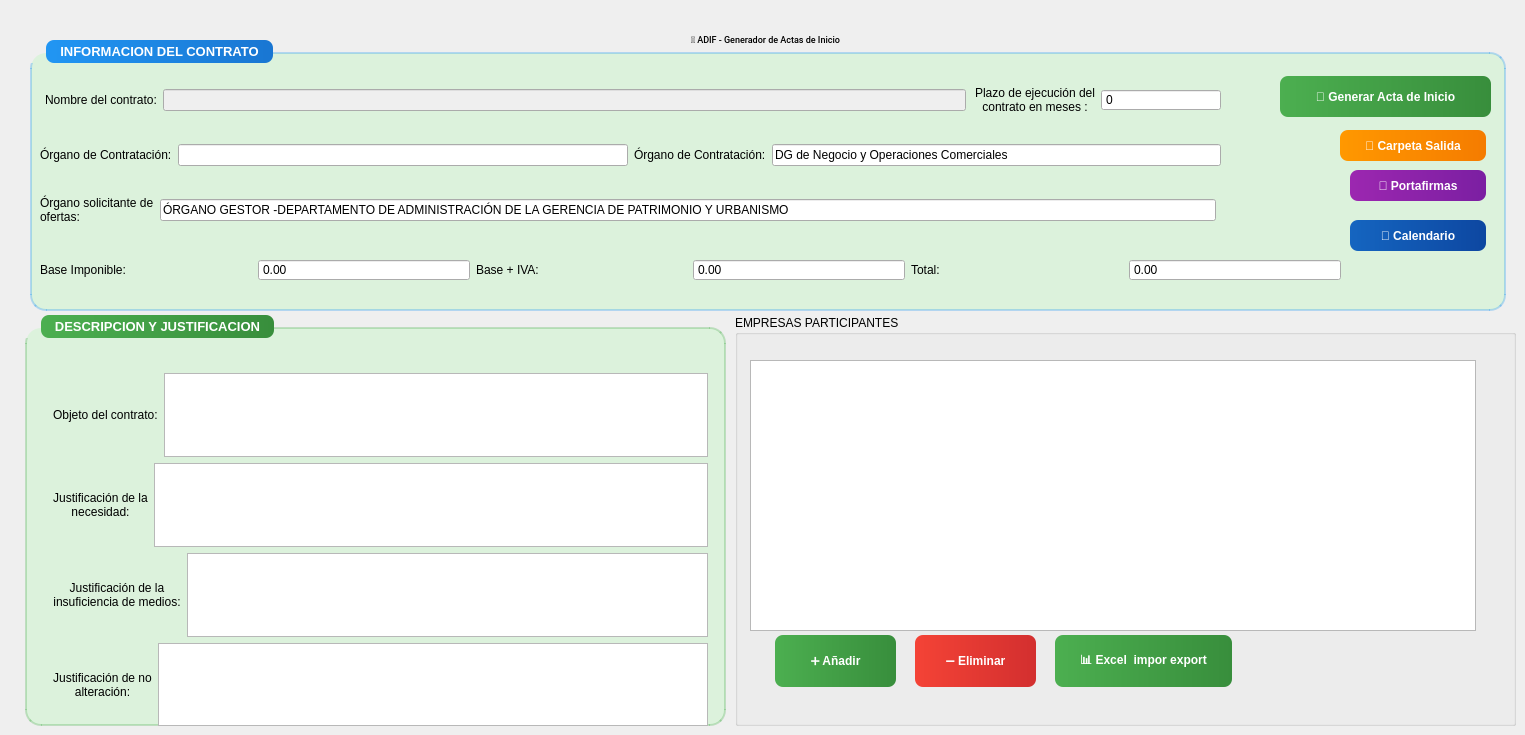
    <widget class="QWidget" name="Inicio">
     <attribute name="title">
      <string>Inicio</string>
     </attribute>
     <widget class="QLabel" name="label_14">
      <property name="geometry">
       <rect>
        <x>30</x>
        <y>9</y>
        <width>1471</width>
        <height>61</height>
       </rect>
      </property>
      <property name="font">
       <font>
        <family>Segoe UI,Arial,Calibri,Roboto,sans-serif</family>
        <pointsize>7</pointsize>
        <weight>62</weight>
        <bold>true</bold>
       </font>
      </property>
      <property name="text">
       <string>🏢 ADIF - Generador de Actas de Inicio</string>
      </property>
      <property name="alignment">
       <set>Qt::AlignCenter</set>
      </property>
      <property name="setFixedSize" stdset="0">
       <size>
        <width>1471</width>
        <height>61</height>
       </size>
      </property>
     </widget>
     <widget class="QGroupBox" name="groupBox_2">
      <property name="geometry">
       <rect>
        <x>30</x>
        <y>40</y>
        <width>1476</width>
        <height>271</height>
       </rect>
      </property>
      <property name="styleSheet">
       <string notr="true">QGroupBox {
    background: #dcf2dc;
    border: 2px solid rgba(33, 150, 243, 0.3);
    border-radius: 16px;
    margin-top: 12px;
    padding-top: 8px;
    font-weight: 600;
    font-size: 10pt;
    color: #1565C0;
}
QGroupBox::title {
    subcontrol-origin: margin;
    subcontrol-position: top left;
    padding: 4px 12px;
    background: qlineargradient(x1:0,y1:0,x2:1,y2:0, stop:0 #2196F3, stop:1 #1976D2);
    color: white;
    border-radius: 8px;
    margin-left: 16px;
}</string>
      </property>
      <property name="title">
       <string>INFORMACION DEL CONTRATO</string>
      </property>
      <property name="setFixedSize" stdset="0">
       <size>
        <width>1476</width>
        <height>296</height>
       </size>
      </property>
      <widget class="QPushButton" name="Abrir_carpeta">
       <property name="geometry">
        <rect>
         <x>1310</x>
         <y>90</y>
         <width>146</width>
         <height>31</height>
        </rect>
       </property>
       <property name="styleSheet">
        <string notr="true">QPushButton {
    background: qlineargradient(x1:0,y1:0,x2:1,y2:0, stop:0 #FF9800, stop:1 #F57C00);
    color: #ffffff;
    border: none;
    border-radius: 8px;
    padding: 6px 12px;
    font-weight: 600;
    font-size: 9pt;
}
QPushButton:hover {
    background: qlineargradient(x1:0,y1:0,x2:1,y2:0, stop:0 #FFB74D, stop:1 #FF9800);
}
QPushButton:pressed {
    background: #E65100;
}</string>
       </property>
       <property name="text">
        <string>📁 Carpeta Salida</string>
       </property>
       <property name="setFixedSize" stdset="0">
        <size>
         <width>146</width>
         <height>31</height>
        </size>
       </property>
      </widget>
      <widget class="QPushButton" name="Abrir_portafirmas">
       <property name="geometry">
        <rect>
         <x>1320</x>
         <y>130</y>
         <width>136</width>
         <height>31</height>
        </rect>
       </property>
       <property name="styleSheet">
        <string notr="true">QPushButton {
    background: qlineargradient(x1:0,y1:0,x2:1,y2:0, stop:0 #9C27B0, stop:1 #7B1FA2);
    color: #ffffff;
    border: none;
    border-radius: 8px;
    padding: 6px 12px;
    font-weight: 600;
    font-size: 9pt;
}
QPushButton:hover {
    background: qlineargradient(x1:0,y1:0,x2:1,y2:0, stop:0 #BA68C8, stop:1 #9C27B0);
}
QPushButton:pressed {
    background: #6A1B9A;
}</string>
       </property>
       <property name="text">
        <string>📝 Portafirmas</string>
       </property>
       <property name="setFixedSize" stdset="0">
        <size>
         <width>136</width>
         <height>31</height>
        </size>
       </property>
      </widget>
      <widget class="QPushButton" name="Generar_Acta_Inicio">
       <property name="geometry">
        <rect>
         <x>1250</x>
         <y>36</y>
         <width>211</width>
         <height>41</height>
        </rect>
       </property>
       <property name="styleSheet">
        <string notr="true">QPushButton {
    background: qlineargradient(x1:0,y1:0,x2:1,y2:0, stop:0 #4CAF50, stop:1 #388E3C);
    color: #ffffff;
    border: none;
    border-radius: 8px;
    padding: 6px 12px;
    font-weight: 600;
    font-size: 9pt;
}
QPushButton:hover {
    background: qlineargradient(x1:0,y1:0,x2:1,y2:0, stop:0 #66BB6A, stop:1 #4CAF50);
}
QPushButton:pressed {
    background: #2E7D32;
}</string>
       </property>
       <property name="text">
        <string>🏁 Generar Acta de Inicio</string>
       </property>
       <property name="setFixedSize" stdset="0">
        <size>
         <width>211</width>
         <height>41</height>
        </size>
       </property>
      </widget>
      <widget class="QWidget" name="layoutWidget">
       <property name="geometry">
        <rect>
         <x>10</x>
         <y>145</y>
         <width>1176</width>
         <height>50</height>
        </rect>
       </property>
       <layout class="QHBoxLayout" name="horizontalLayout_19">
        <item>
         <widget class="QLabel" name="Lb9">
          <property name="text">
           <string>Órgano solicitante de ofertas:</string>
          </property>
          <property name="wordWrap">
           <bool>true</bool>
          </property>
         </widget>
        </item>
        <item>
         <widget class="QLineEdit" name="OrganoSolicitaOfertas">
          <property name="text">
           <string>ÓRGANO GESTOR -DEPARTAMENTO DE ADMINISTRACIÓN DE LA GERENCIA DE PATRIMONIO Y URBANISMO </string>
          </property>
         </widget>
        </item>
       </layout>
      </widget>
      <widget class="QWidget" name="layoutWidget">
       <property name="geometry">
        <rect>
         <x>10</x>
         <y>90</y>
         <width>1181</width>
         <height>50</height>
        </rect>
       </property>
       <layout class="QHBoxLayout" name="horizontalLayout_20">
        <item>
         <widget class="QLabel" name="Lb2">
          <property name="text">
           <string>Órgano de Contratación:</string>
          </property>
         </widget>
        </item>
        <item>
         <widget class="QLineEdit" name="organoContratacion">
          <property name="enabled">
           <bool>true</bool>
          </property>
          <property name="text">
           <string/>
          </property>
          <property name="readOnly">
           <bool>false</bool>
          </property>
         </widget>
        </item>
        <item>
         <widget class="QLabel" name="Lb3">
          <property name="text">
           <string>Órgano de Contratación:</string>
          </property>
         </widget>
        </item>
        <item>
         <widget class="QLineEdit" name="organoContratacion2">
          <property name="text">
           <string>DG de Negocio y Operaciones Comerciales</string>
          </property>
          <property name="readOnly">
           <bool>false</bool>
          </property>
         </widget>
        </item>
       </layout>
      </widget>
      <widget class="QWidget" name="layoutWidget">
       <property name="geometry">
        <rect>
         <x>15</x>
         <y>35</y>
         <width>921</width>
         <height>50</height>
        </rect>
       </property>
       <layout class="QHBoxLayout" name="horizontalLayout_21">
        <item>
         <widget class="QLabel" name="Lb1">
          <property name="text">
           <string>Nombre del contrato:</string>
          </property>
         </widget>
        </item>
        <item>
         <widget class="QLineEdit" name="nombreObra">
          <property name="enabled">
           <bool>false</bool>
          </property>
         </widget>
        </item>
       </layout>
      </widget>
      <widget class="QWidget" name="layoutWidget">
       <property name="geometry">
        <rect>
         <x>945</x>
         <y>35</y>
         <width>246</width>
         <height>50</height>
        </rect>
       </property>
       <layout class="QHBoxLayout" name="horizontalLayout_22">
        <item>
         <widget class="QLabel" name="Lb4">
          <property name="text">
           <string>Plazo de ejecución del contrato en meses :</string>
          </property>
          <property name="alignment">
           <set>Qt::AlignCenter</set>
          </property>
          <property name="wordWrap">
           <bool>true</bool>
          </property>
         </widget>
        </item>
        <item>
         <widget class="QSpinBox" name="plazoEjecucion">
          <property name="buttonSymbols">
           <enum>QAbstractSpinBox::NoButtons</enum>
          </property>
         </widget>
        </item>
       </layout>
      </widget>
      <widget class="QWidget" name="layoutWidget">
       <property name="geometry">
        <rect>
         <x>10</x>
         <y>205</y>
         <width>1301</width>
         <height>50</height>
        </rect>
       </property>
       <layout class="QHBoxLayout" name="horizontalLayout_24">
        <item>
         <widget class="QLabel" name="Lb5">
          <property name="text">
           <string>Base Imponible:</string>
          </property>
         </widget>
        </item>
        <item>
         <widget class="QDoubleSpinBox" name="basePresupuesto">
          <property name="buttonSymbols">
           <enum>QAbstractSpinBox::NoButtons</enum>
          </property>
          <property name="decimals">
           <number>2</number>
          </property>
          <property name="minimum">
           <double>0.000000000000000</double>
          </property>
          <property name="maximum">
           <double>100000000.000000000000000</double>
          </property>
          <property name="singleStep">
           <double>1.000000000000000</double>
          </property>
         </widget>
        </item>
        <item>
         <widget class="QLabel" name="Lb6">
          <property name="text">
           <string>Base + IVA:</string>
          </property>
         </widget>
        </item>
        <item>
         <widget class="QDoubleSpinBox" name="ivaPresupuestoBase">
          <property name="readOnly">
           <bool>true</bool>
          </property>
          <property name="buttonSymbols">
           <enum>QAbstractSpinBox::NoButtons</enum>
          </property>
          <property name="decimals">
           <number>2</number>
          </property>
          <property name="minimum">
           <double>0.000000000000000</double>
          </property>
          <property name="maximum">
           <double>100000000.000000000000000</double>
          </property>
          <property name="singleStep">
           <double>1.000000000000000</double>
          </property>
         </widget>
        </item>
        <item>
         <widget class="QLabel" name="Lb7">
          <property name="text">
           <string>Total:</string>
          </property>
         </widget>
        </item>
        <item>
         <widget class="QDoubleSpinBox" name="totalPresupuestoBase">
          <property name="readOnly">
           <bool>true</bool>
          </property>
          <property name="buttonSymbols">
           <enum>QAbstractSpinBox::NoButtons</enum>
          </property>
          <property name="decimals">
           <number>2</number>
          </property>
          <property name="minimum">
           <double>0.000000000000000</double>
          </property>
          <property name="maximum">
           <double>100000000.000000000000000</double>
          </property>
          <property name="singleStep">
           <double>1.000000000000000</double>
          </property>
         </widget>
        </item>
       </layout>
      </widget>
      <widget class="QPushButton" name="Abrir_calendario">
       <property name="geometry">
        <rect>
         <x>1320</x>
         <y>180</y>
         <width>136</width>
         <height>31</height>
        </rect>
       </property>
       <property name="styleSheet">
        <string notr="true">QPushButton {
background: qlineargradient(x1:0,y1:0,x2:1,y2:0, stop:0 #1565C0, stop:1 #0D47A1);
color: #ffffff;
border: none;
border-radius: 8px;
padding: 6px 12px;
font-weight: 600;
font-size: 9pt;
}
QPushButton:hover {
background: qlineargradient(x1:0,y1:0,x2:1,y2:0, stop:0 #1976D2, stop:1 #1565C0);
}
QPushButton:pressed {
background: #0A3E8A;
}</string>
       </property>
       <property name="text">
        <string>📅 Calendario</string>
       </property>
       <property name="setFixedSize" stdset="0">
        <size>
         <width>136</width>
         <height>31</height>
        </size>
       </property>
      </widget>
     </widget>
     <widget class="QGroupBox" name="groupBox_3">
      <property name="geometry">
       <rect>
        <x>25</x>
        <y>315</y>
        <width>701</width>
        <height>411</height>
       </rect>
      </property>
      <property name="styleSheet">
       <string notr="true">QGroupBox {
    background: #dcf2dc;
    border: 2px solid rgba(76, 175, 80, 0.3);
    border-radius: 16px;
    margin-top: 12px;
    padding-top: 8px;
    font-weight: 600;
    font-size: 10pt;
    color: #388E3C;
}
QGroupBox::title {
    subcontrol-origin: margin;
    subcontrol-position: top left;
    padding: 4px 12px;
    background: qlineargradient(x1:0,y1:0,x2:1,y2:0, stop:0 #4CAF50, stop:1 #388E3C);
    color: white;
    border-radius: 8px;
    margin-left: 16px;
}</string>
      </property>
      <property name="title">
       <string>DESCRIPCION Y JUSTIFICACION</string>
      </property>
      <property name="setFixedSize" stdset="0">
       <size>
        <width>701</width>
        <height>486</height>
       </size>
      </property>
      <widget class="QWidget" name="layoutWidget">
       <property name="geometry">
        <rect>
         <x>20</x>
         <y>50</y>
         <width>671</width>
         <height>397</height>
        </rect>
       </property>
       <layout class="QVBoxLayout" name="verticalLayout_3">
        <property name="sizeConstraint">
         <enum>QLayout::SetDefaultConstraint</enum>
        </property>
        <property name="leftMargin">
         <number>8</number>
        </property>
        <property name="topMargin">
         <number>8</number>
        </property>
        <property name="rightMargin">
         <number>8</number>
        </property>
        <property name="bottomMargin">
         <number>8</number>
        </property>
        <item>
         <layout class="QHBoxLayout" name="horizontalLayout_30">
          <item>
           <widget class="QLabel" name="Lb_1">
            <property name="text">
             <string>Objeto del contrato:</string>
            </property>
            <property name="wordWrap">
             <bool>true</bool>
            </property>
           </widget>
          </item>
          <item>
           <widget class="QTextEdit" name="objeto"/>
          </item>
         </layout>
        </item>
        <item>
         <layout class="QHBoxLayout" name="horizontalLayout_29">
          <item>
           <widget class="QLabel" name="Lb_2">
            <property name="text">
             <string>Justificación de la necesidad:</string>
            </property>
            <property name="alignment">
             <set>Qt::AlignCenter</set>
            </property>
            <property name="wordWrap">
             <bool>true</bool>
            </property>
           </widget>
          </item>
          <item>
           <widget class="QTextEdit" name="justificacion"/>
          </item>
         </layout>
        </item>
        <item>
         <layout class="QHBoxLayout" name="horizontalLayout_28">
          <item>
           <widget class="QLabel" name="Lb_3">
            <property name="text">
             <string>Justificación de la insuficiencia de medios:</string>
            </property>
            <property name="alignment">
             <set>Qt::AlignCenter</set>
            </property>
            <property name="wordWrap">
             <bool>true</bool>
            </property>
           </widget>
          </item>
          <item>
           <widget class="QTextEdit" name="insuficiencia"/>
          </item>
         </layout>
        </item>
        <item>
         <layout class="QHBoxLayout" name="horizontalLayout_27">
          <item>
           <widget class="QLabel" name="Lb_4">
            <property name="text">
             <string>Justificación de no alteración:</string>
            </property>
            <property name="alignment">
             <set>Qt::AlignCenter</set>
            </property>
            <property name="wordWrap">
             <bool>true</bool>
            </property>
           </widget>
          </item>
          <item>
           <widget class="QTextEdit" name="justificacionLimites">
            <property name="readOnly">
             <bool>true</bool>
            </property>
           </widget>
          </item>
         </layout>
        </item>
        <item>
         <layout class="QHBoxLayout" name="horizontalLayout_26">
          <item>
           <widget class="QLabel" name="Lb8">
            <property name="text">
             <string>Régimen de pagos:</string>
            </property>
           </widget>
          </item>
          <item>
           <widget class="QLineEdit" name="regimenPagos"/>
          </item>
         </layout>
        </item>
       </layout>
      </widget>
     </widget>
     <widget class="QGroupBox" name="groupBox_4">
      <property name="geometry">
       <rect>
        <x>735</x>
        <y>315</y>
        <width>781</width>
        <height>411</height>
       </rect>
      </property>
      <property name="styleSheet">
       <string notr="true">QPushButton {
background: qlineargradient(x1:0,y1:0,x2:1,y2:0, stop:0 #FFC107, stop:1 #FF8F00);
color: #ffffff;
border: none;
border-radius: 8px;
padding: 6px 12px;
font-weight: 600;
}
QPushButton:hover {
background: qlineargradient(x1:0,y1:0,x2:1,y2:0, stop:0 #FFD54F, stop:1 #FFC107);
}
QPushButton:pressed {
background: #FF6F00;
}</string>
      </property>
      <property name="title">
       <string>EMPRESAS PARTICIPANTES</string>
      </property>
      <property name="setFixedSize" stdset="0">
       <size>
        <width>771</width>
        <height>486</height>
       </size>
      </property>
      <widget class="QTableWidget" name="TwEmpresas">
       <property name="geometry">
        <rect>
         <x>15</x>
         <y>45</y>
         <width>726</width>
         <height>271</height>
        </rect>
       </property>
       <property name="font">
        <font>
         <family>Segoe UI,Arial,Calibri,Roboto,sans-serif</family>
         <pointsize>7</pointsize>
         <weight>50</weight>
         <bold>false</bold>
        </font>
       </property>
       <property name="verticalScrollBarPolicy">
        <enum>Qt::ScrollBarAsNeeded</enum>
       </property>
       <property name="sizeAdjustPolicy">
        <enum>QAbstractScrollArea::AdjustToContents</enum>
       </property>
       <property name="setFixedSize" stdset="0">
        <size>
         <width>726</width>
         <height>361</height>
        </size>
       </property>
       <attribute name="horizontalHeaderDefaultSectionSize">
        <number>80</number>
       </attribute>
       <attribute name="verticalHeaderDefaultSectionSize">
        <number>60</number>
       </attribute>
       <attribute name="verticalHeaderMinimumSectionSize">
        <number>60</number>
       </attribute>
      </widget>
      <widget class="QPushButton" name="Pb_add">
       <property name="geometry">
        <rect>
         <x>40</x>
         <y>320</y>
         <width>121</width>
         <height>52</height>
        </rect>
       </property>
       <property name="sizePolicy">
        <sizepolicy hsizetype="Fixed" vsizetype="Fixed">
         <horstretch>0</horstretch>
         <verstretch>0</verstretch>
        </sizepolicy>
       </property>
       <property name="minimumSize">
        <size>
         <width>80</width>
         <height>52</height>
        </size>
       </property>
       <property name="styleSheet">
        <string notr="true">QPushButton {
    background: qlineargradient(x1:0,y1:0,x2:1,y2:0, stop:0 #4CAF50, stop:1 #388E3C);
    color: #ffffff;
    border: none;
    border-radius: 8px;
    padding: 6px 12px;
    font-weight: 600;
    font-size: 9pt;
}
QPushButton:hover {
    background: qlineargradient(x1:0,y1:0,x2:1,y2:0, stop:0 #66BB6A, stop:1 #4CAF50);
}
QPushButton:pressed {
    background: #2E7D32;
}</string>
       </property>
       <property name="text">
        <string>➕ Añadir</string>
       </property>
       <property name="setFixedSize" stdset="0">
        <size>
         <width>80</width>
         <height>52</height>
        </size>
       </property>
      </widget>
      <widget class="QPushButton" name="Pb_remove">
       <property name="geometry">
        <rect>
         <x>180</x>
         <y>320</y>
         <width>121</width>
         <height>52</height>
        </rect>
       </property>
       <property name="sizePolicy">
        <sizepolicy hsizetype="Fixed" vsizetype="Fixed">
         <horstretch>0</horstretch>
         <verstretch>0</verstretch>
        </sizepolicy>
       </property>
       <property name="minimumSize">
        <size>
         <width>80</width>
         <height>52</height>
        </size>
       </property>
       <property name="styleSheet">
        <string notr="true">QPushButton {
    background: qlineargradient(x1:0,y1:0,x2:1,y2:0, stop:0 #f44336, stop:1 #d32f2f);
    color: #ffffff;
    border: none;
    border-radius: 8px;
    padding: 6px 12px;
    font-weight: 600;
    font-size: 9pt;
}
QPushButton:hover {
    background: qlineargradient(x1:0,y1:0,x2:1,y2:0, stop:0 #ef5350, stop:1 #f44336);
}
QPushButton:pressed {
    background: #c62828;
}</string>
       </property>
       <property name="text">
        <string>➖ Eliminar</string>
       </property>
       <property name="setFixedSize" stdset="0">
        <size>
         <width>80</width>
         <height>52</height>
        </size>
       </property>
      </widget>
      <widget class="QPushButton" name="Pb_Imp_Exp_excel">
       <property name="geometry">
        <rect>
         <x>320</x>
         <y>320</y>
         <width>177</width>
         <height>52</height>
        </rect>
       </property>
       <property name="sizePolicy">
        <sizepolicy hsizetype="Fixed" vsizetype="Fixed">
         <horstretch>0</horstretch>
         <verstretch>0</verstretch>
        </sizepolicy>
       </property>
       <property name="minimumSize">
        <size>
         <width>80</width>
         <height>52</height>
        </size>
       </property>
       <property name="styleSheet">
        <string notr="true">QPushButton {
    background: qlineargradient(x1:0,y1:0,x2:1,y2:0, stop:0 #4CAF50, stop:1 #388E3C);
    color: #ffffff;
    border: none;
    border-radius: 8px;
    padding: 6px 12px;
    font-weight: 600;
    font-size: 9pt;
}
QPushButton:hover {
    background: qlineargradient(x1:0,y1:0,x2:1,y2:0, stop:0 #66BB6A, stop:1 #4CAF50);
}
QPushButton:pressed {
    background: #2E7D32;
}</string>
       </property>
       <property name="text">
        <string>📊 Excel  impor export</string>
       </property>
       <property name="setFixedSize" stdset="0">
        <size>
         <width>177</width>
         <height>52</height>
        </size>
       </property>
      </widget>
     </widget>
     <zorder>groupBox_4</zorder>
     <zorder>groupBox_3</zorder>
     <zorder>groupBox_2</zorder>
     <zorder>label_14</zorder>
    </widget>
